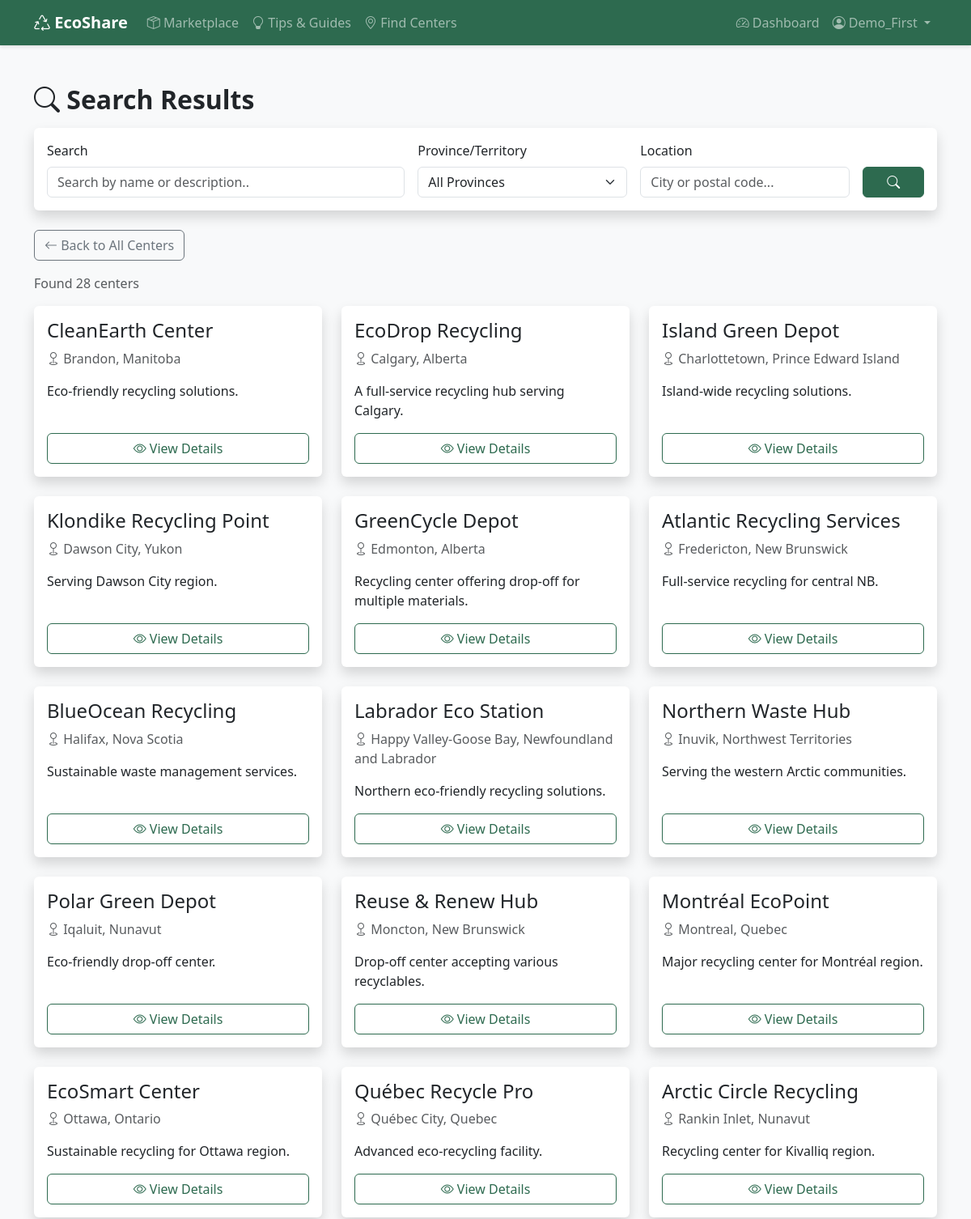
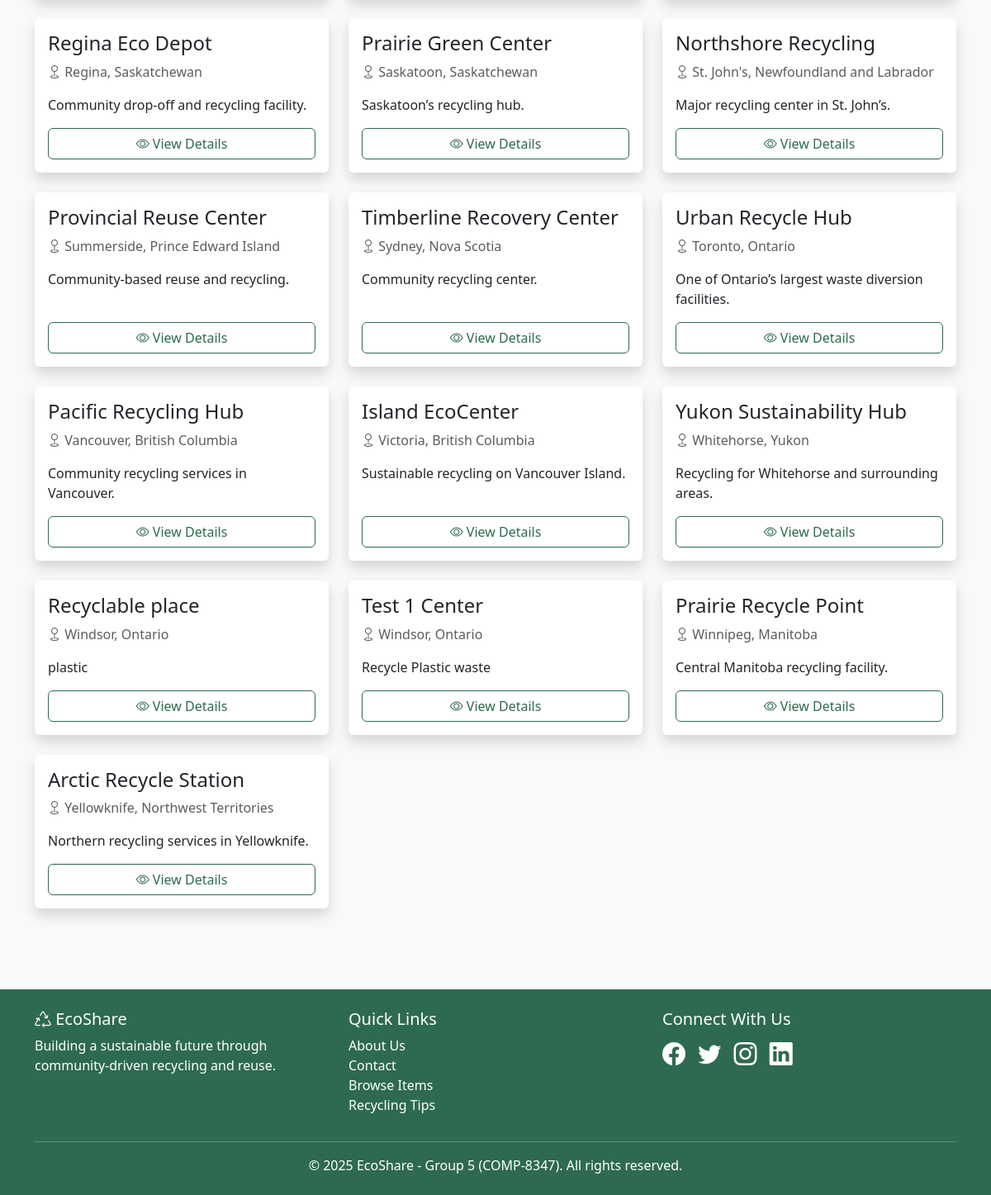
The page /centers/search/ (signed in) on the database its author committed (2 pictures, top to bottom).
### centers/models.py (models this page shows, shortened)
class RecyclingCenter(models.Model):
    MATERIAL_CHOICES = [
        ('paper', 'Paper'),
        ('plastic', 'Plastic'),
        ('glass', 'Glass'),
        ('metal', 'Metal'),
        ('electronics', 'Electronics'),
        ('batteries', 'Batteries'),
        ('textiles', 'Textiles'),
        ('organic', 'Organic Waste'),
        ('hazardous', 'Hazardous Materials'),
    ]
    name = models.CharField(max_length=200)
    slug = models.SlugField(max_length=200, unique=True, blank=True)
    description = models.TextField()
    address = models.CharField(max_length=300)
    city = models.CharField(max_length=100)
    state = models.CharField(
        max_length=2,
        choices=CANADIAN_PROVINCES,
        help_text='Select province/territory'
    )
    zipcode = models.CharField(max_length=20)
    country = models.CharField(max_length=100, default='Canada')
    phone = models.CharField(max_length=20, blank=True)
    email = models.EmailField(blank=True)
    website = models.URLField(blank=True)
    latitude = models.DecimalField(max_digits=9, decimal_places=6, null=True, blank=True)
    longitude = models.DecimalField(max_digits=9, decimal_places=6, null=True, blank=True)
    monday_hours = models.CharField(max_length=50, blank=True, default='Closed')
    tuesday_hours = models.CharField(max_length=50, blank=True, default='Closed')
    wednesday_hours = models.CharField(max_length=50, blank=True, default='Closed')
    thursday_hours = models.CharField(max_length=50, blank=True, default='Closed')
    friday_hours = models.CharField(max_length=50, blank=True, default='Closed')
    saturday_hours = models.CharField(max_length=50, blank=True, default='Closed')
    sunday_hours = models.CharField(max_length=50, blank=True, default='Closed')
    accepts_dropoff = models.BooleanField(default=True)
    offers_pickup = models.BooleanField(default=False)
    accepts_donations = models.BooleanField(default=False)
    is_verified = models.BooleanField(default=False)
    created_at = models.DateTimeField(auto_now_add=True)
    updated_at = models.DateTimeField(auto_now=True)
    class Meta:
        ordering = ['city', 'name']
        indexes = [
            models.Index(fields=['city']),
            models.Index(fields=['state']),
            models.Index(fields=['zipcode']),
        ]

### centers/views.py (the view)
# urls.py: path('search/', views.center_search, name='center_search'),
@login_required(login_url='accounts:login')
def center_search(request):
    query = request.GET.get('q', '')
    location = request.GET.get('location', '')
    state = request.GET.get('state', '')
    centers = RecyclingCenter.objects.all()
    if query:
        centers = centers.filter(
            Q(name__icontains=query) |
            Q(description__icontains=query) |
            Q(city__icontains=query)
        )
    if location:
        centers = centers.filter(
            Q(city__icontains=location) |
            Q(zipcode__icontains=location)
        )
    if state:
        centers = centers.filter(state=state.upper())
    context = {
        'centers': centers,
        'query': query,
        'location': location,
        'selected_state': state,
        'canadian_provinces': CANADIAN_PROVINCES,
    }
    return render(request, 'centers/search_results.html', context)

### templates/centers/search_results.html (shortened to what this page needs)
{% extends "base.html" %}
{% block content %}
<div class="container mt-4">
    <h2 class="fw-bold mb-3">
        <i class="bi bi-search"></i> Search Results
    </h2>
    <div class="card shadow mb-4">
        <div class="card-body">
            <form method="get" action="{% url 'centers:center_search' %}">
                <div class="row g-3">
                    <div class="col-md-5">
                        <label for="searchQuery" class="form-label">Search</label>
                        <input type="text"
                               name="q"
                               id="searchQuery"
                               class="form-control"
                               placeholder="Search by name or description.."
                               value="{{ query }}">
                    </div>
                    <div class="col-md-3">
                        <label for="stateSelect" class="form-label">Province/Territory</label>
                        <select name="state" id="stateSelect" class="form-select">
                            <option value="">All Provinces</option>
                        </select>
                    </div>
                    <div class="col-md-3">
                        <label for="locationInput" class="form-label">Location</label>
                        <input type="text"
                               name="location"
                               id="locationInput"
                               class="form-control"
                               placeholder="City or postal code..."
                               value="{{ location }}">
                    </div>
                    <div class="col-md-1 d-flex align-items-end">
                        <button type="submit" class="btn btn-primary w-100">
                            <i class="bi bi-search"></i>
                        </button>
                    </div>
                </div>
            </form>
        </div>
    </div>
    <a href="{% url 'centers:center_list' %}" class="btn btn-outline-secondary mb-3">
        <i class="bi bi-arrow-left"></i> Back to All Centers
    </a>
    {% if centers %}
        <p class="text-muted mb-3">Found {{ centers|length }} center{{ centers|length|pluralize }}</p>
        <div class="row">
            {% for center in centers %}
            <div class="col-md-4 mb-4">
                <div class="card shadow h-100">
                    <div class="card-body d-flex flex-column">
                        <h4 class="card-title">{{ center.name }}</h4>
                        <p class="text-muted">
                            <i class="bi bi-geo"></i> {{ center.city }}, {{ center.get_state_display }}
                        </p>
                        <p class="flex-grow-1">{{ center.description|truncatechars:120 }}</p>
                        <a href="{% url 'centers:center_detail' center.slug %}"
                           class="btn btn-outline-primary w-100 mt-auto">
                            <i class="bi bi-eye"></i> View Details
                        </a>
                    </div>
                </div>
            </div>
            {% endfor %}
        </div>
    {% else %}
        <div class="text-center mt-4">
            <i class="bi bi-search text-muted" style="font-size: 3rem;"></i>
            <p class="text-muted fs-5">No results found.</p>
            <p class="text-muted">Try adjusting your search criteria or browse all centers.</p>
        </div>
    {% endif %}
</div>
{% endblock %}

### templates/base.html (shortened to what this page needs)
<!DOCTYPE html>
<html lang="en">
<head>
    <link href="https://cdn.jsdelivr.net/npm/bootstrap@5.3.0/dist/css/bootstrap.min.css" rel="stylesheet">
    <link rel="stylesheet" href="https://cdn.jsdelivr.net/npm/bootstrap-icons@1.10.0/font/bootstrap-icons.css">
</head>
<body>
    <nav class="navbar navbar-expand-lg navbar-dark">
        <div class="container">
            <a class="navbar-brand fw-bold" href="{% url 'core:home' %}">
                <i class="bi bi-recycle"></i> EcoShare
            </a>
            <div class="collapse navbar-collapse" id="navbarNav">
                <ul class="navbar-nav me-auto">
                    <li class="nav-item">
                        <a class="nav-link" href="{% url 'items:item_list' %}">
                            <i class="bi bi-box-seam"></i> Marketplace
                         </a>
                    </li>
                    <li class="nav-item">
                        <a class="nav-link" href="{% url 'tips:tip_list' %}">
                            <i class="bi bi-lightbulb"></i> Tips & Guides
                        </a>
                    </li>
                    <li class="nav-item">
                        <a class="nav-link" href="{% url 'centers:center_list' %}">
                            <i class="bi bi-geo-alt"></i> Find Centers
                        </a>
                    </li>
                </ul>
                <ul class="navbar-nav">
                    {% if user.is_authenticated %}
                        <li class="nav-item">
                            <a class="nav-link" href="{% url 'core:dashboard' %}">
                                <i class="bi bi-speedometer2"></i> Dashboard
                            </a>
                        </li>
                        <li class="nav-item dropdown">
                            <a class="nav-link dropdown-toggle" href="#" id="userDropdown" role="button"
                                data-bs-toggle="dropdown" aria-expanded="false">
                                <i class="bi bi-person-circle"></i> {{ user.username }}
                            </a>
                        </li>
                    {% endif %}
                </ul>
            </div>
        </div>
    </nav>
    <main class="py-4">
        {% block content %}{% endblock %}
    </main>
    <footer class="py-4">
        <div class="container">
            <div class="row">
                <div class="col-md-4">
                    <h5><i class="bi bi-recycle"></i> EcoShare</h5>
                    <p>Building a sustainable future through community-driven recycling and reuse.</p>
                </div>
                <div class="col-md-4">
                    <h5>Quick Links</h5>
                    <ul class="list-unstyled">
                        <li><a href="{% url 'core:about' %}" class="text-white text-decoration-none">About Us</a></li>
                        <li><a href="{% url 'core:contact' %}" class="text-white text-decoration-none">Contact</a></li>
                        <li><a href="{% url 'items:item_list' %}" class="text-white text-decoration-none">Browse Items</a></li>
                        <li><a href="{% url 'tips:tip_list' %}" class="text-white text-decoration-none">Recycling Tips</a></li>
                    </ul>
                </div>
                <div class="col-md-4">
                    <h5>Connect With Us</h5>
                    <div class="fs-3">
                        <i class="bi bi-facebook me-2"></i>
                        <i class="bi bi-twitter me-2"></i>
                        <i class="bi bi-instagram me-2"></i>
                        <i class="bi bi-linkedin"></i>
                    </div>
                </div>
            </div>
            <hr class="bg-white">
            <div class="text-center">
                <p class="mb-0">&copy; 2025 EcoShare - Group 5 (COMP-8347). All rights reserved.</p>
            </div>
        </div>
    </footer>
</body>
</html>

### templates/base.html (style rules this page uses)
:root { --primary-green: #2d6a4f; --secondary-green: #52b788; --light-green: #95d5b2; --bg-cream: #f8f9fa; }
body { font-family: 'Segoe UI', Tahoma, Geneva, Verdana, sans-serif; background-color: var(--bg-cream); }
.navbar { background-color: var(--primary-green) !important; box-shadow: 0 2px 4px rgba(0,0,0,0.1); }
.btn-primary { background-color: var(--primary-green); border-color: var(--primary-green); }
.btn-outline-primary { color: var(--primary-green); border-color: var(--primary-green); }
.card { border: none; box-shadow: 0 2px 8px rgba(0,0,0,0.1); transition: transform 0.3s; }
footer { background-color: var(--primary-green); color: white; margin-top: 50px; }

### rows shown on the page
RecyclingCenter: name "CleanEarth Center", city "Brandon", state "Manitoba", description "Eco-friendly recycling solutions."
RecyclingCenter: name "EcoDrop Recycling", city "Calgary", state "Alberta", description "A full-service recycling hub serving Calgary."
RecyclingCenter: name "Island Green Depot", city "Charlottetown", state "Prince Edward Island", description "Island-wide recycling solutions."
RecyclingCenter: name "Klondike Recycling Point", city "Dawson City", state "Yukon", description "Serving Dawson City region."
RecyclingCenter: name "GreenCycle Depot", city "Edmonton", state "Alberta", description "Recycling center offering drop-off for multiple materials."
RecyclingCenter: name "Atlantic Recycling Services", city "Fredericton", state "New Brunswick", description "Full-service recycling for central NB."
RecyclingCenter: name "BlueOcean Recycling", city "Halifax", state "Nova Scotia", description "Sustainable waste management services."
RecyclingCenter: name "Labrador Eco Station", city "Happy Valley-Goose Bay", state "Newfoundland and Labrador", description "Northern eco-friendly recycling solutions."
RecyclingCenter: name "Northern Waste Hub", city "Inuvik", state "Northwest Territories", description "Serving the western Arctic communities."
RecyclingCenter: name "Polar Green Depot", city "Iqaluit", state "Nunavut", description "Eco-friendly drop-off center."
RecyclingCenter: name "Reuse & Renew Hub", city "Moncton", state "New Brunswick", description "Drop-off center accepting various recyclables."
RecyclingCenter: name "Montréal EcoPoint", city "Montreal", state "Quebec", description "Major recycling center for Montréal region."
RecyclingCenter: name "EcoSmart Center", city "Ottawa", state "Ontario", description "Sustainable recycling for Ottawa region."
RecyclingCenter: name "Québec Recycle Pro", city "Québec City", state "Quebec", description "Advanced eco-recycling facility."
RecyclingCenter: name "Arctic Circle Recycling", city "Rankin Inlet", state "Nunavut", description "Recycling center for Kivalliq region."
RecyclingCenter: name "Regina Eco Depot", city "Regina", state "Saskatchewan", description "Community drop-off and recycling facility."
RecyclingCenter: name "Prairie Green Center", city "Saskatoon", state "Saskatchewan", description "Saskatoon’s recycling hub."
RecyclingCenter: name "Northshore Recycling", city "St. John's", state "Newfoundland and Labrador", description "Major recycling center in St. John’s."
RecyclingCenter: name "Provincial Reuse Center", city "Summerside", state "Prince Edward Island", description "Community-based reuse and recycling."
RecyclingCenter: name "Timberline Recovery Center", city "Sydney", state "Nova Scotia", description "Community recycling center."
RecyclingCenter: name "Urban Recycle Hub", city "Toronto", state "Ontario", description "One of Ontario’s largest waste diversion facilities."
RecyclingCenter: name "Pacific Recycling Hub", city "Vancouver", state "British Columbia", description "Community recycling services in Vancouver."
RecyclingCenter: name "Island EcoCenter", city "Victoria", state "British Columbia", description "Sustainable recycling on Vancouver Island."
RecyclingCenter: name "Yukon Sustainability Hub", city "Whitehorse", state "Yukon", description "Recycling for Whitehorse and surrounding areas."
RecyclingCenter: name "Recyclable place", city "Windsor", state "Ontario", description "plastic"
RecyclingCenter: name "Test 1 Center", city "Windsor", state "Ontario", description "Recycle Plastic waste"
RecyclingCenter: name "Prairie Recycle Point", city "Winnipeg", state "Manitoba", description "Central Manitoba recycling facility."
RecyclingCenter: name "Arctic Recycle Station", city "Yellowknife", state "Northwest Territories", description "Northern recycling services in Yellowknife."

### other values the page prints
{{ user.username }} "Demo_First"
{{ centers|length }} "28"
